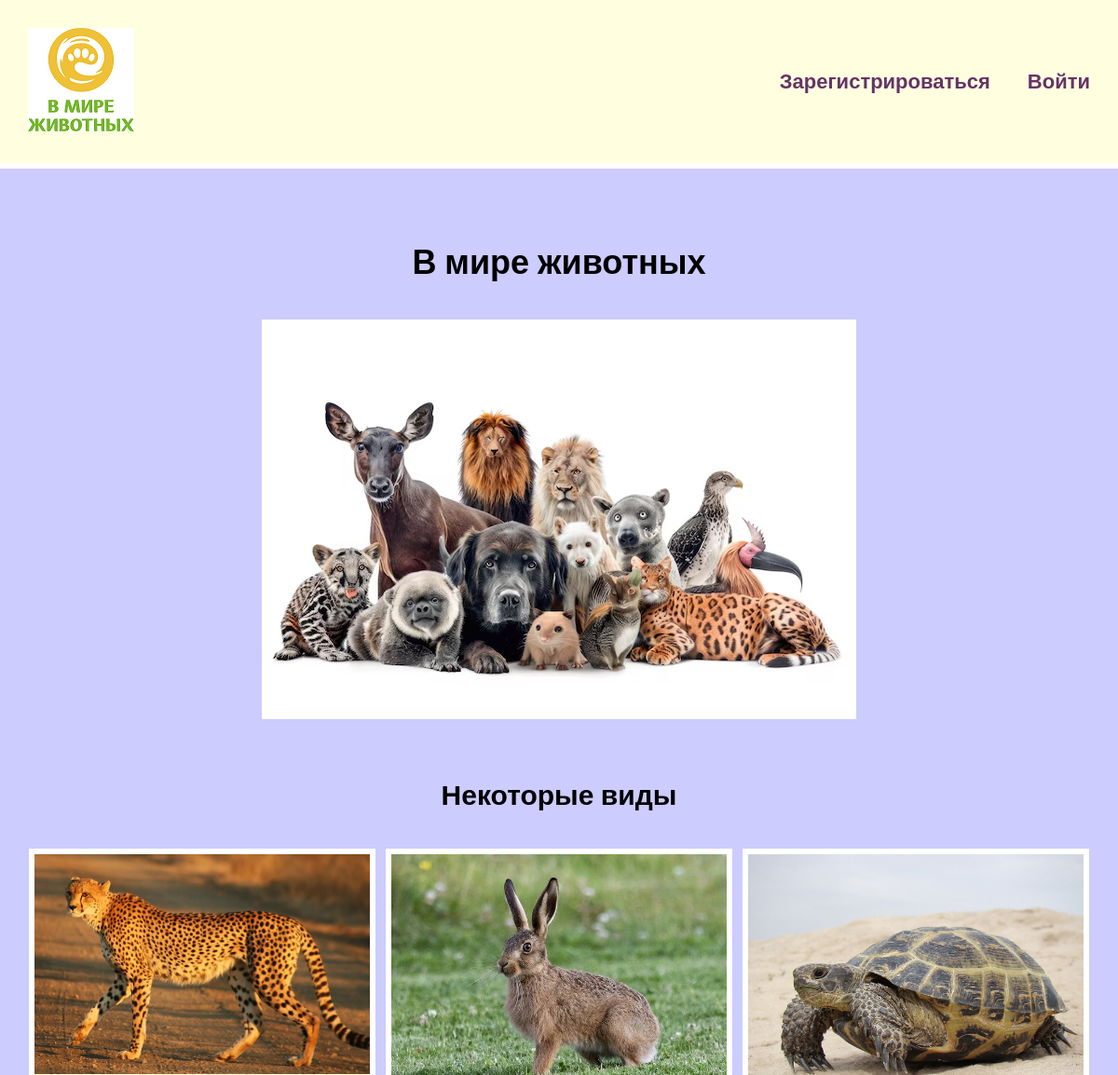
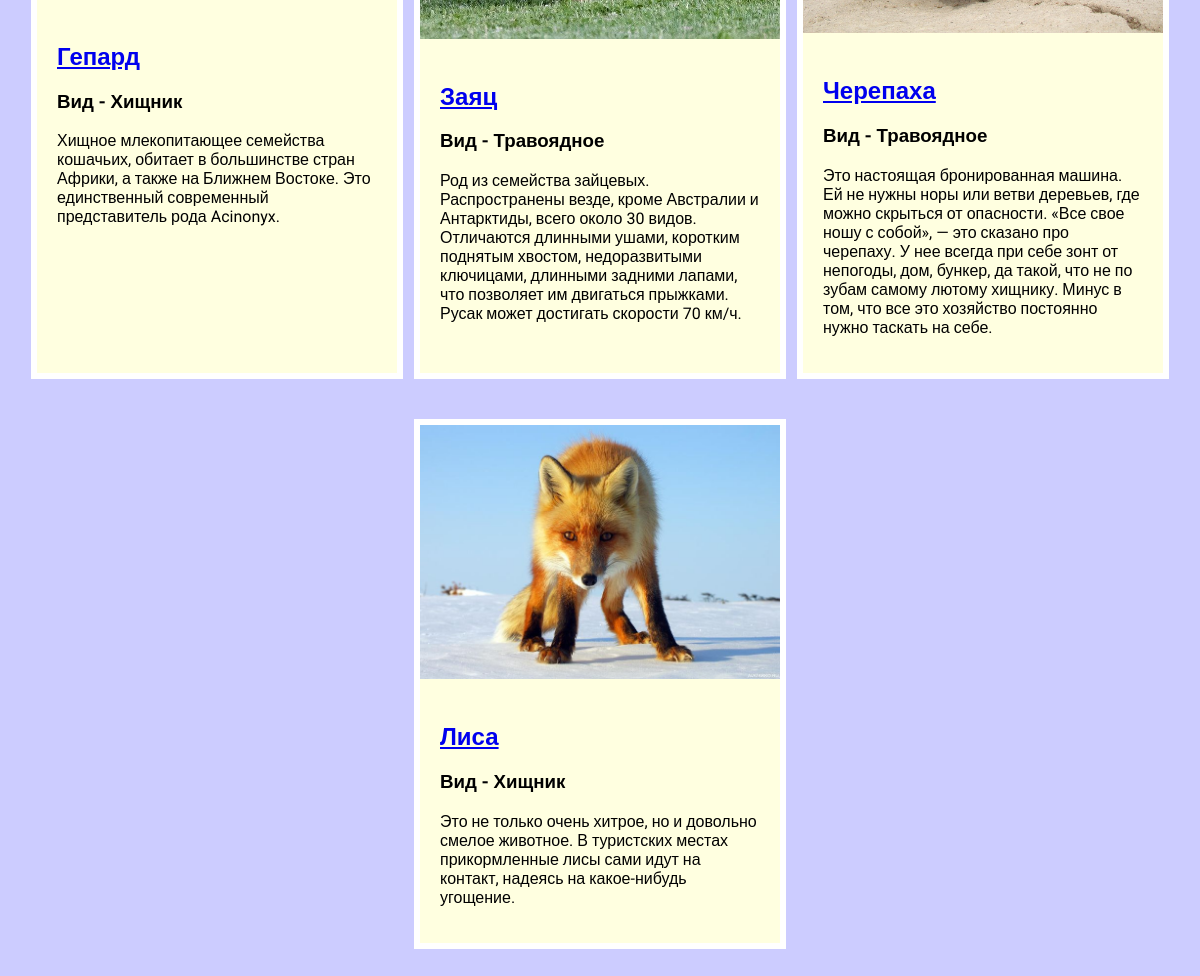
The page / on the database its author committed (2 pictures, top to bottom).
### skills/models.py (models this page shows, shortened)
class Skills(models.Model):
    name = models.CharField(max_length=100)
    type = models.CharField(max_length=100)
    description = models.CharField(max_length=350)
    image = models.ImageField(upload_to='skills/images/')
    url = models.URLField(blank=True)

### skills/views.py (the view)
# urls.py: path('', views.index, name="index"),
def index(request):
    projects = Skills.objects.all()
    return render(request, 'skills/index.html', {'projects': projects})

### skills/templates/skills/index.html
{% extends 'skills/base.html' %}
{% load static %}
{% block content %}
<h1>В мире животных</h1>
<div class="img">
    <img src="{% static 'skills/v_mire.jpg' %}" alt="">
</div>
<h2>Некоторые виды</h2>
<div class="block">
    {% for project in projects %}
    <div class="element">
        <div><img src="{{ project.image.url }}" alt=""></div>
        <div class="text">
            <h2><a href="{{ project.url }}" target="_blank">{{ project.name }}</a></h2>
            <h3>Вид - {{ project.type }}</h3>
            <p>{{ project.description }}</p>
        </div>
    </div>
    {% endfor %}
</div>
{% endblock %}

### skills/static/css/style.css (style rules this page uses)
body { font-family: "Roboto", sans-serif; padding: 0; margin: 0; background: #ccccff; }
.block { display: flex; flex-wrap: wrap; justify-content: space-evenly; margin-bottom: 60px; }
.element, .count { background: lightyellow; border: 6px solid #FFF; margin: 20px 0; }
.text { width: 360px; padding: 20px; box-sizing: border-box; }
.block img { max-width: 360px; }
.content h1 { text-align: center; margin: 60px 0 40px; font-size: 36px; }
.img + h2, .text + h2 { text-align: center; margin: 20px 0; font-size: 30px; }
.img { text-align: center; margin-bottom: 60px; }
.img img { border: 6px solid #FFF; }

### rows shown on the page
Skills: image (picture), name "Гепард", type "Хищник", description "Хищное млекопитающее семейства кошачьих, обитает в большинстве стран Африки, а также на Ближнем Востоке. Это единственный современный представитель рода Acinonyx."
Skills: image (picture), name "Заяц", type "Травоядное", description "Род из семейства зайцевых. Распространены везде, кроме Австралии и Антарктиды, всего около 30 видов. Отличаются длинными ушами, коротким поднятым хвостом, недоразвитыми ключицами, длинными задними лапами, что позволяет им двигаться прыжками. Русак может достигать скорости 70 км/ч."
Skills: image (picture), name "Черепаха", type "Травоядное", description "Это настоящая бронированная машина. Ей не нужны норы или ветви деревьев, где можно скрыться от опасности. «Все свое ношу с собой», — это сказано про черепаху. У нее всегда при себе зонт от непогоды, дом, бункер, да такой, что не по зубам самому лютому хищнику. Минус в том, что все это хозяйство постоянно нужно таскать на себе."
Skills: image (picture), name "Лиса", type "Хищник", description "Это не только очень хитрое, но и довольно смелое животное. В туристских местах прикормленные лисы сами идут на контакт, надеясь на какое-нибудь угощение."
